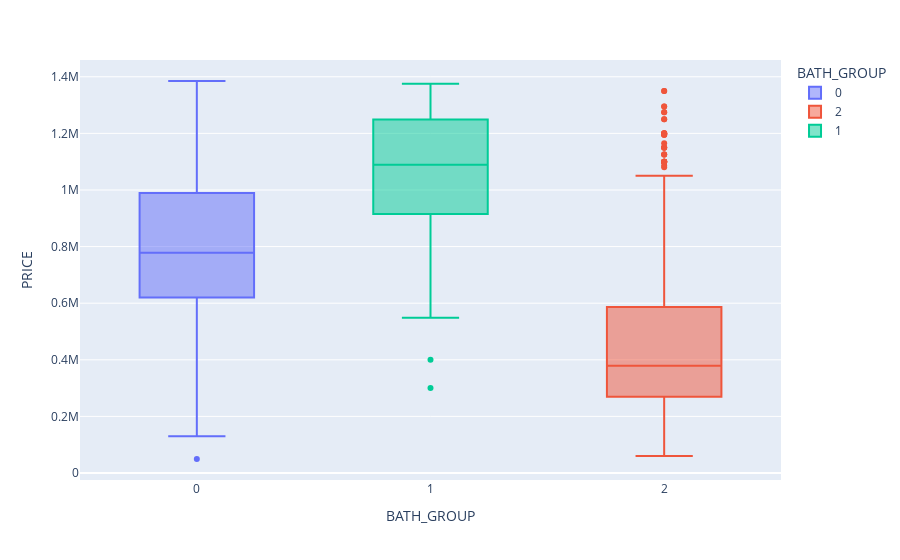

Notebook cell for this chart:
### Code cell
bath_price = df.groupby('BATH')['PRICE'].mean().reset_index()

# Reshape price for clustering
X = bath_price['PRICE'].values.reshape(-1, 1)

# Cluster into 3 groups
kmeans = KMeans(n_clusters=3, random_state=rs).fit(X)
bath_price['BATH_GROUP'] = kmeans.labels_

# Map back
bath_group_map = dict(zip(bath_price['BATH'], bath_price['BATH_GROUP']))
df['BATH_GROUP'] = df['BATH'].map(bath_group_map)



fig = px.box(data_frame=df, x = 'BATH_GROUP', y = 'PRICE' , color= 'BATH_GROUP' )
fig.show()

### Figure 1 — Plotly figure (JSON) as saved in the notebook; plotly's stock layout.template omitted (floating-point values rounded to 4 significant figures; data arrays with more than 128 entries replaced by an {"elided": "..."} marker saying what was removed)
{"data": [{"alignmentgroup": "True", "hovertemplate": "BATH_GROUP=%{x}<br>PRICE=%{y}<extra></extra>", "legendgroup": "0", "marker": {"color": "#636efa"}, "name": "0", "notched": false, "offsetgroup": "0", "orientation": "v", "showlegend": true, "type": "box", "x": {"elided": "1475 int values"}, "x0": " ", "xaxis": "x", "y": {"elided": "1475 int values"}, "y0": " ", "yaxis": "y"}, {"alignmentgroup": "True", "hovertemplate": "BATH_GROUP=%{x}<br>PRICE=%{y}<extra></extra>", "legendgroup": "2", "marker": {"color": "#EF553B"}, "name": "2", "notched": false, "offsetgroup": "2", "orientation": "v", "showlegend": true, "type": "box", "x": {"elided": "1388 int values"}, "x0": " ", "xaxis": "x", "y": {"elided": "1388 int values"}, "y0": " ", "yaxis": "y"}, {"alignmentgroup": "True", "hovertemplate": "BATH_GROUP=%{x}<br>PRICE=%{y}<extra></extra>", "legendgroup": "1", "marker": {"color": "#00cc96"}, "name": "1", "notched": false, "offsetgroup": "1", "orientation": "v", "showlegend": true, "type": "box", "x": {"elided": "202 int values"}, "x0": " ", "xaxis": "x", "y": {"elided": "202 int values"}, "y0": " ", "yaxis": "y"}], "layout": {"boxmode": "overlay", "legend": {"title": {"text": "BATH_GROUP"}, "tracegroupgap": 0}, "margin": {"t": 60}, "xaxis": {"anchor": "y", "categoryarray": [0, 2, 1], "categoryorder": "array", "domain": [0, 1], "title": {"text": "BATH_GROUP"}}, "yaxis": {"anchor": "x", "domain": [0, 1], "title": {"text": "PRICE"}}}}
